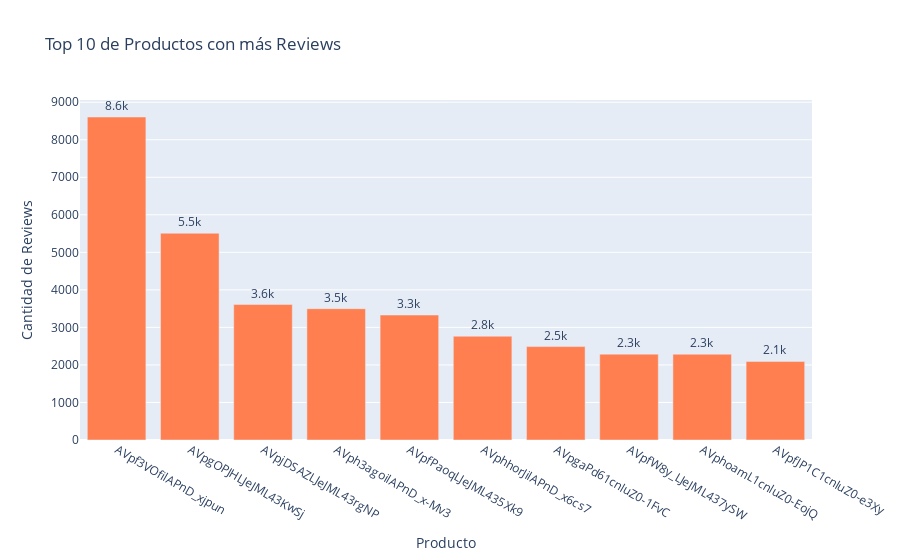

Source (notebook cell):
### Code cell
fig = px.bar(x=consultado['producto'], y=consultado['cantidad_reviews'] ,text=consultado['cantidad_reviews'],title="Top 10 de Productos con más Reviews")
fig.update_traces(texttemplate='%{text:.2s}', textposition='outside',
                  marker_color='rgb(255,127,80)')#, marker_line_color='rgb(8,48,107)',
                  #marker_line_width=1.5, opacity=0.6)


fig.update_layout(uniformtext_minsize=8, uniformtext_mode='hide',xaxis_title="Producto",
    yaxis_title="Cantidad de Reviews",)
fig.show()

### Figure 1 — Plotly figure (JSON) as saved in the notebook; plotly's stock layout.template omitted (floating-point values rounded to 4 significant figures)
{"data": [{"alignmentgroup": "True", "hovertemplate": "x=%{x}<br>y=%{y}<br>text=%{text}<extra></extra>", "legendgroup": "", "marker": {"color": "rgb(255,127,80)"}, "name": "", "offsetgroup": "", "orientation": "v", "showlegend": false, "text": [8606, 5510, 3609, 3498, 3330, 2766, 2489, 2288, 2286, 2093], "textposition": "outside", "texttemplate": "%{text:.2s}", "type": "bar", "x": ["AVpf3VOfilAPnD_xjpun", "AVpgOPJHLJeJML43KwSj", "AVpjDSAZLJeJML43rgNP", "AVph3agoilAPnD_x-Mv3", "AVpfPaoqLJeJML435Xk9", "AVphhorJilAPnD_x6cs7", "AVpgaPd61cnluZ0-1FvC", "AVpfW8y_LJeJML437ySW", "AVphoamL1cnluZ0-EojQ", "AVpfJP1C1cnluZ0-e3Xy"], "xaxis": "x", "y": [8606, 5510, 3609, 3498, 3330, 2766, 2489, 2288, 2286, 2093], "yaxis": "y"}], "layout": {"barmode": "relative", "legend": {"tracegroupgap": 0}, "title": {"text": "Top 10 de Productos con más Reviews"}, "uniformtext": {"minsize": 8, "mode": "hide"}, "xaxis": {"anchor": "y", "domain": [0, 1], "title": {"text": "Producto"}}, "yaxis": {"anchor": "x", "domain": [0, 1], "title": {"text": "Cantidad de Reviews"}}}}
